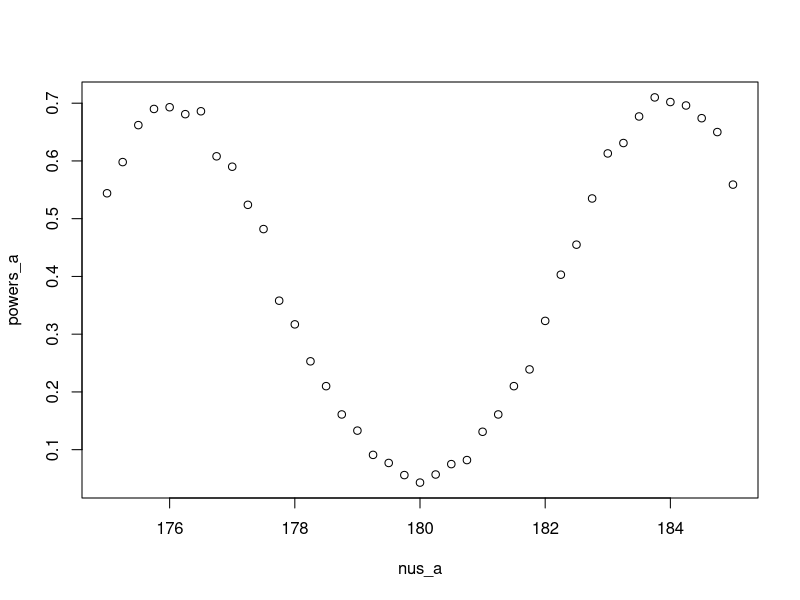
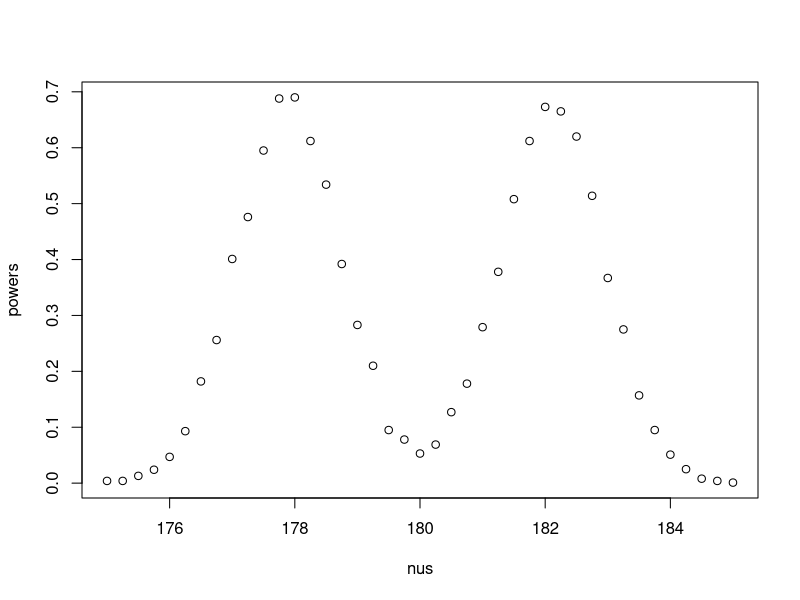
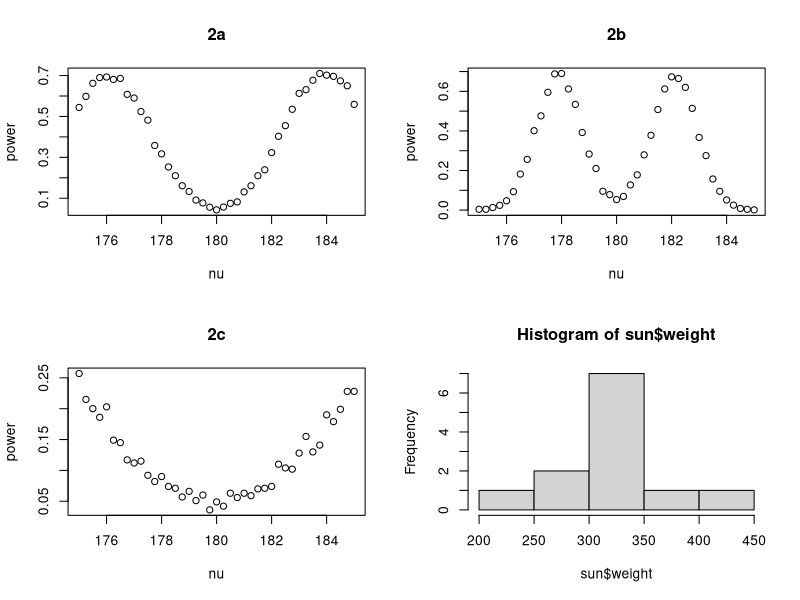
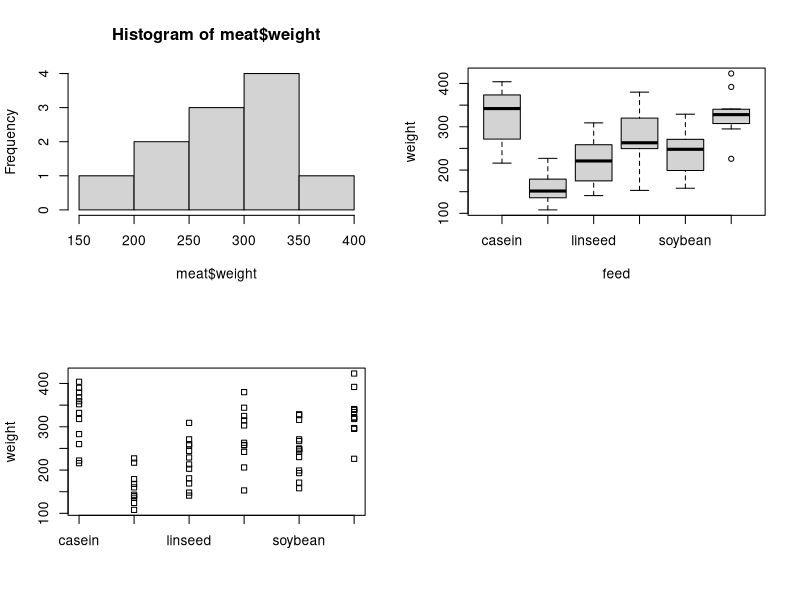

The R source for these figures, in order:
## ---- chunk 1
options(digits=3)
knitr::opts_chunk$set(echo = TRUE)
## ---- chunk 2
birth = read.table("birthweight.txt",header=TRUE)
birth$birthweight
mean(birth$birthweight)

shapiro.test(birth$birthweight)[2]
## ---- chunk 3
alpha=0.1
t.test(birth$birthweight,mu=2800,alt="l",conf.level = 1-alpha)

alpha=0.05
t.test(birth$birthweight,mu=2800,alt="l",conf.level = 1-alpha)

alpha=0.01
t.test(birth$birthweight,mu=2800,alt="l",conf.level = 1-alpha)
## ---- chunk 4
n=m=30
mu=180
nu=175
sd=5

B=1000
p=numeric(B)
for (b in 1:B) {
  x=rnorm(n,mu,sd);
  y=rnorm(m,nu,sd);
  p[b]=t.test(x,y,var.equal = TRUE)[[3]]}
a <- table(p)
length(a[names(a)<0.05])/length(a)
## ---- chunk 5
n=m=30
mu=180
nus=seq(175,185,by=0.25)
sd=5

powers = numeric(length(nus))

B=1000
p=numeric(B)
for (i in 1:length(nus)) {
  nu = nus[i]
  for (b in 1:B) {
    x=rnorm(n,mu,sd);
    y=rnorm(m,nu,sd);
    p[b]=t.test(x,y,var.equal = TRUE)[[3]]}
  a <- table(p)
  powers[i] = length(a[names(a)<0.05])/length(a)
} 
powers_a = powers
nus_a = nus

plot1 = plot(nus_a, powers_a)
## ---- chunk 6
n=m=100
mu=180
nus=seq(175,185,by=0.25)
sd=5

powers = numeric(length(nus))

B=1000
p=numeric(B)
for (i in 1:length(nus)) {
  nu = nus[i]
  for (b in 1:B) {
    x=rnorm(n,mu,sd);
    y=rnorm(m,nu,sd);
    p[b]=t.test(x,y,var.equal = TRUE)[[3]]}
  a <- table(p)
  powers[i] = length(a[names(a)<0.05])/length(a)
} 
powers_b = powers
nus_b = nus

plot2 = plot(nus, powers)
## ---- chunk 7
n=m=30
mu=180
nus=seq(175,185,by=0.25)
sd=15

powers = numeric(length(nus))

B=1000
p=numeric(B)
for (i in 1:length(nus)) {
  nu = nus[i]
  for (b in 1:B) {
    x=rnorm(n,mu,sd);
    y=rnorm(m,nu,sd);
    p[b]=t.test(x,y,var.equal = TRUE)[[3]]}
  a <- table(p)
  powers[i] = length(a[names(a)<0.05])/length(a)
} 
powers_c = powers
nus_c = nus
## ---- chunk 8
par(mfrow=c(2,2))
plot(nus_a, powers_a, main="2a", xlab="nu", ylab="power")
plot(nus_b, powers_b, main="2b", xlab="nu", ylab="power")
plot(nus_c, powers_c, main="2c", xlab="nu", ylab="power")
## ---- chunk 9
chickwts$feed
sun = chickwts[chickwts$feed == "sunflower",]
meat = chickwts[chickwts$feed == "meatmeal",]
sun$weight; meat$weight

t.test(sun$weight,meat$weight)
wilcox.test(sun$weight,meat$weight)

hist(sun$weight)
hist(meat$weight)

ks.test(sun$weight,meat$weight)
## ---- chunk 10
chicks = chickwts
sunflower = chickwts[chickwts$feed == "sunflower",]$weight
meat = chickwts[chickwts$feed == "meatmeal",]$weight
horse = chickwts[chickwts$feed == "horsebean",]$weight
linseed = chickwts[chickwts$feed == "linseed",]$weight
soy = chickwts[chickwts$feed == "soybean",]$weight
cas = chickwts[chickwts$feed == "casein",]$weight
sun; meat; horse; linseed; soy; cas

boxplot(weight ~ feed, data=chickwts)
stripchart(weight ~ feed, data=chickwts, vertical=TRUE)

chickaov = lm(weight ~ feed, data = chickwts)
anova(chickaov)
## ---- chunk 11
attach(chickwts)
kruskal.test(weight, feed)
